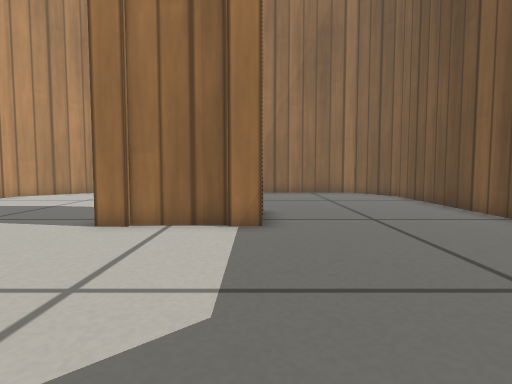
view 1 (above)

14 first-person views from a walk through a world built for the Gazebo simulator. The camera is 0.26 m above the floor, tilts 4° down and sees 75° across. The floor is counted in squares, 0.2 m on a side. Each view is taken from the middle of a square. On the plan, view 1 faces up. The plan holds only what a view shows up to about 14 squares ahead; the rest is blank. Gazebo's built-in surfaces are drawn with simple patterns.

view 2
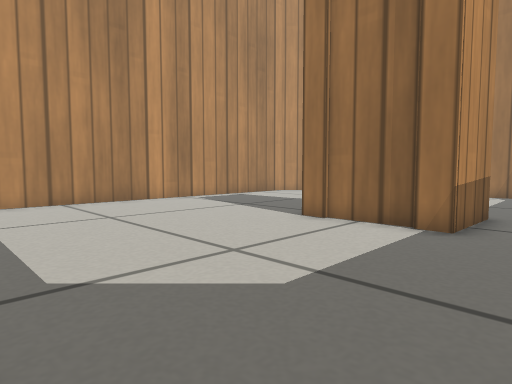

view 3
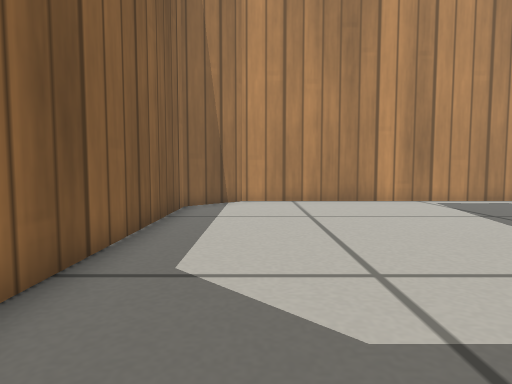

view 4
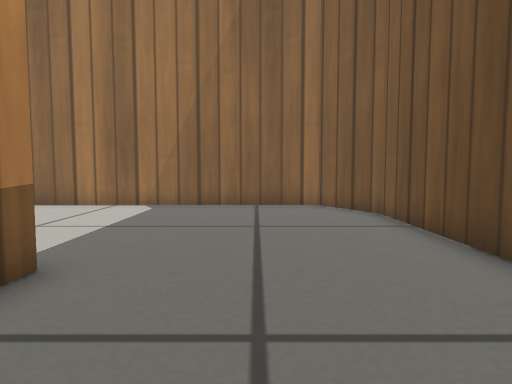

view 5
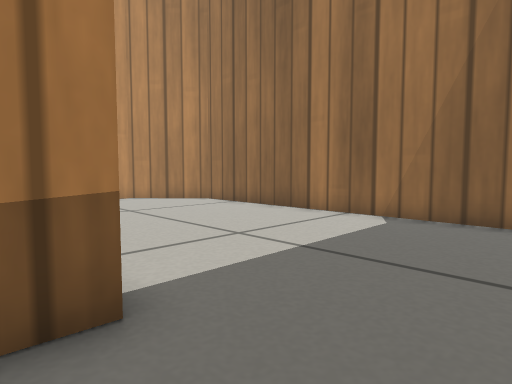

view 6
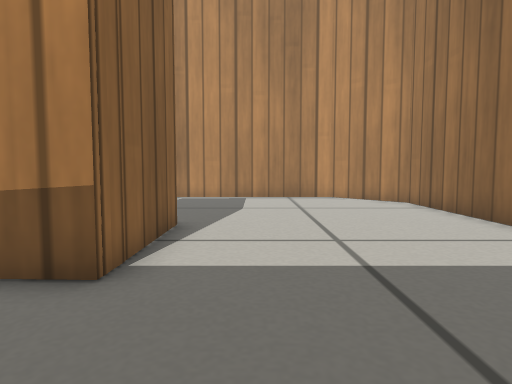

view 7
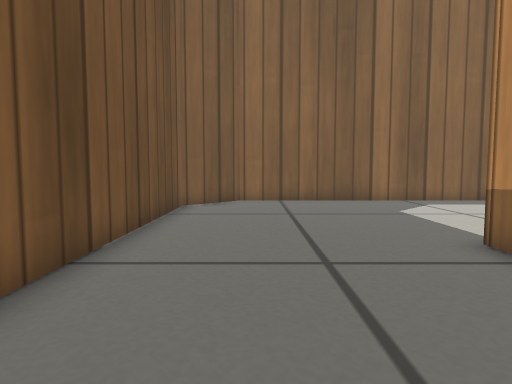

view 8
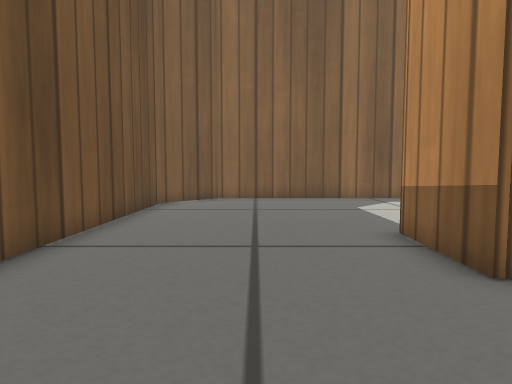

view 9
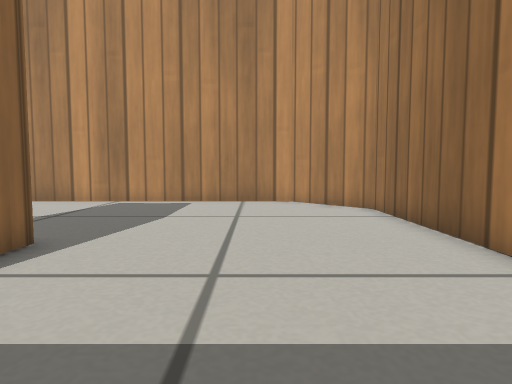

view 10
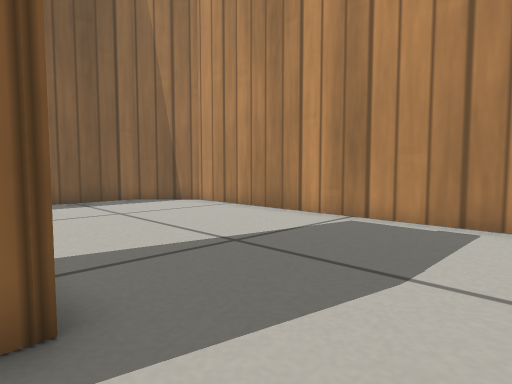

view 11
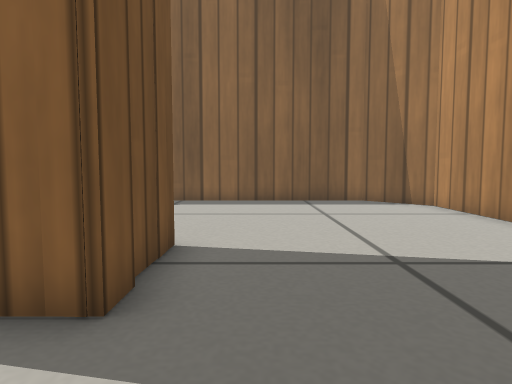

view 12
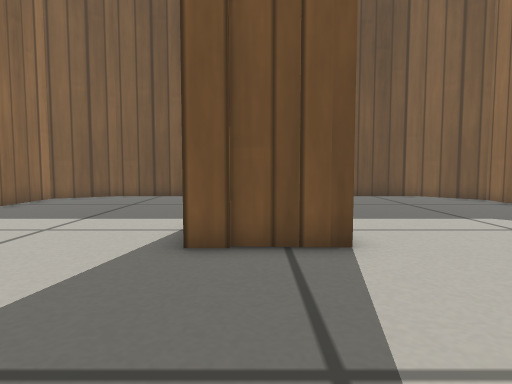

view 13
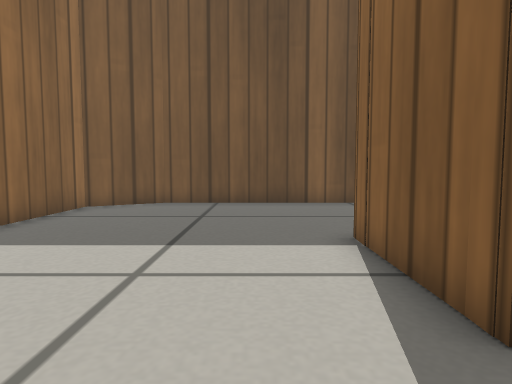

view 14
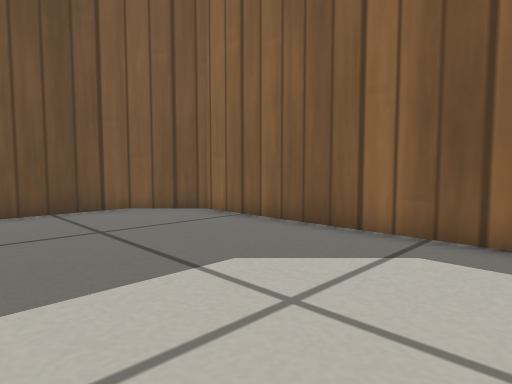

### Floor plan
Points are (right, up) in squares from view 1. A wall is a line through its corners. A room is listed if a view was taken in it or the views show most of it. See-through windows are left out.
Room 1 (views 1, 2, 3, 4, 5, 6, 7, 8, 9, 10, 11, 12, 13, 14)
walls: (-3.6, 7.5) (-3.5, 10.2) (0.2, 10.2) (0.1, 7.5) (-3.6, 7.5); (4.6, -0.5) (6.6, 1.5) (6.6, 15.4) (5.2, 17.8) (-8.7, 17.8) (-11.2, 15.4) (-11.2, 1.5) (-9.3, -0.5) (4.6, -0.5)

Positions as (right, up) in squares from view 1, and headings:
1: (0, 0), facing up
2: (2, 0), facing up-left
3: (2, 2), facing left
4: (3, 6), facing up
5: (3, 9), facing up-left
6: (4, 12), facing left
7: (4, 13), facing down
8: (3, 14), facing down
9: (2, 14), facing left
10: (-3, 13), facing down-left
11: (-5, 13), facing down
12: (-9, 9), facing right
13: (-6, 12), facing right
14: (-4, 6), facing down-right
